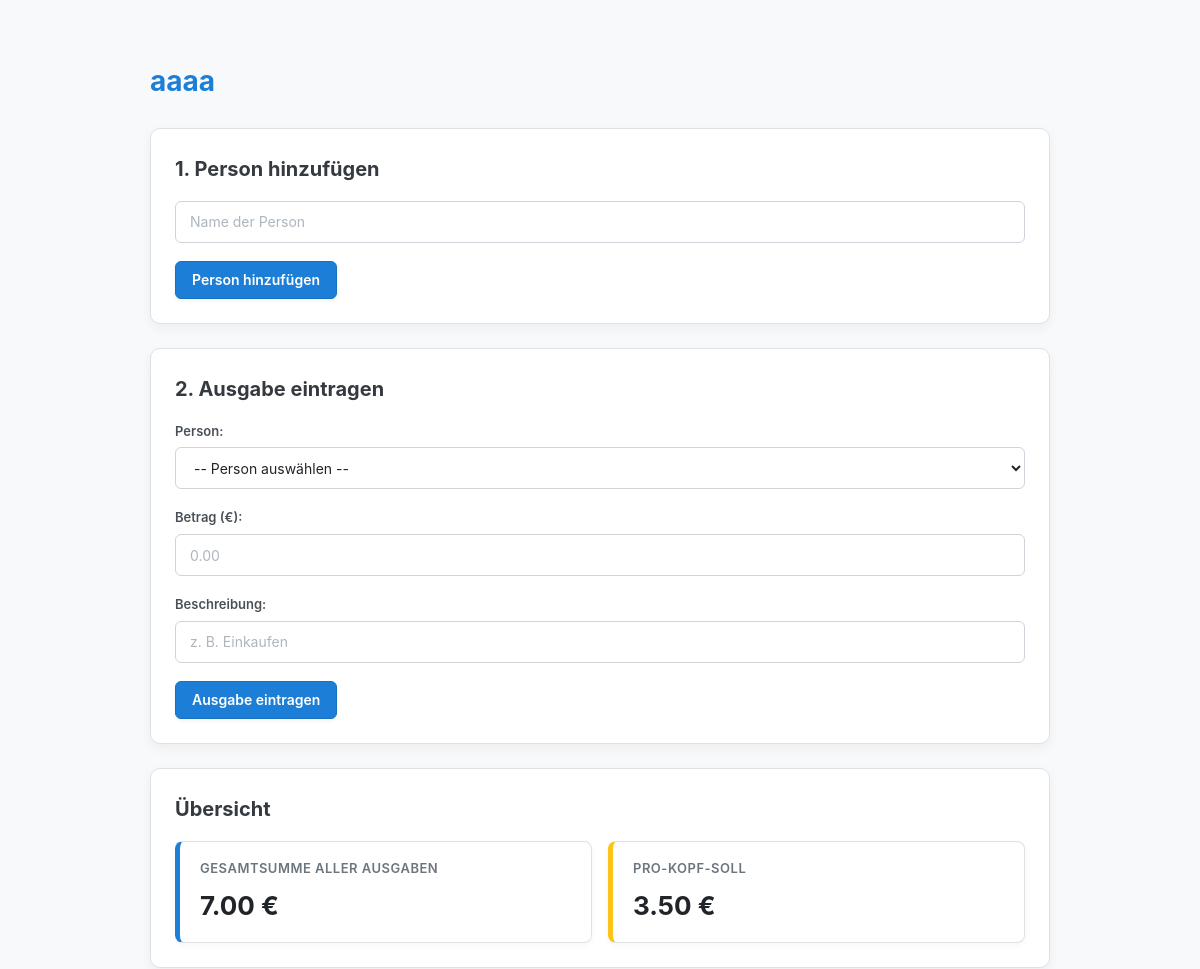
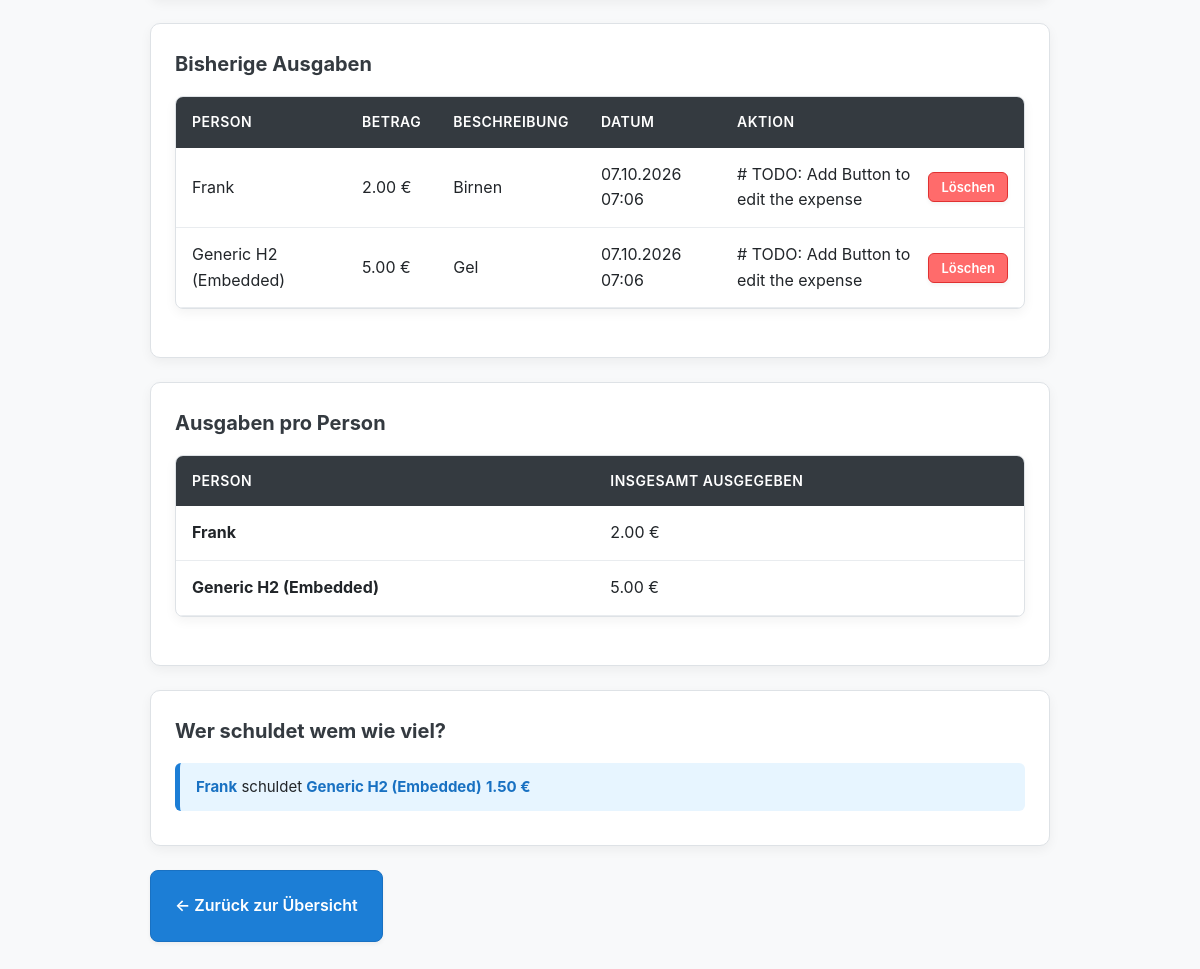
The app's page /thema/6/ with its own data (2 pictures, top to bottom).
### pool/models.py (models this page shows, shortened)
class Topic(models.Model):
    title = models.CharField(max_length=200)
    class Meta:
        db_table = 'pool_thema'

class Expense(models.Model):
    topic = models.ForeignKey(Topic, on_delete=models.CASCADE, related_name='expenses')
    person = models.ForeignKey(Person, on_delete=models.CASCADE, related_name='expenses')
    amount = models.DecimalField(max_digits=10, decimal_places=2)
    description = models.CharField(max_length=255)
    created_at = models.DateTimeField(auto_now_add=True)
    class Meta:
        db_table = 'pool_ausgabe'

class Person(models.Model):
    topic = models.ForeignKey(Topic, on_delete=models.CASCADE, related_name='people')
    name = models.CharField(max_length=100)
    def __str__(self):
        return self.name

### pool/views.py (the view, shortened to what this page needs)
# urls.py: path('thema/<int:topic_id>/', views.topic_detail, name='topic_detail'),
def topic_detail(request, topic_id):
    topic = get_object_or_404(Topic, id=topic_id)
    person_form = PersonForm()
    expense_form = ExpenseForm(topic=topic)
    people = Person.objects.filter(topic=topic)
    expenses = Expense.objects.filter(topic=topic).select_related('person')
    total_expenses_amount = expenses.aggregate(Sum('amount'))['amount__sum']
    total_expenses = float(total_expenses_amount) if total_expenses_amount is not None else 0.0
    person_count = people.count()
    per_person_share = (total_expenses / person_count) if person_count > 0 else 0.0
    people_summary = []
    for person in people:
        person_expense_total = expenses.filter(person=person).aggregate(Sum('amount'))['amount__sum']
        spent_amount = float(person_expense_total) if person_expense_total is not None else 0.0
        balance = spent_amount - per_person_share
        people_summary.append({
            'id': person.id,
            'name': person.name,
            'spent_amount': spent_amount,
            'balance': balance,
        })
    settlement_list = []
    debtors = [item for item in people_summary if item['balance'] < -0.01]
    creditors = [item for item in people_summary if item['balance'] > 0.01]
    debtors.sort(key=lambda item: item['balance'])
    creditors.sort(key=lambda item: item['balance'], reverse=True)
    while debtors and creditors:
        debtor = debtors[0]
        creditor = creditors[0]
        amount = min(abs(debtor['balance']), creditor['balance'])
        if amount <= 0.01:
            break
        settlement_list.append({
            'from_person': debtor['name'],
            'to_person': creditor['name'],
            'amount': round(amount, 2),
        })
        debtor['balance'] = round(debtor['balance'] + amount, 2)
        creditor['balance'] = round(creditor['balance'] - amount, 2)
        if debtor['balance'] >= -0.01:
            debtors.pop(0)
        else:
            debtors[0] = debtor
            debtors.sort(key=lambda item: item['balance'])
        if creditor['balance'] <= 0.01:
            creditors.pop(0)
        else:
            creditors[0] = creditor
            creditors.sort(key=lambda item: item['balance'], reverse=True)
    return render(request, 'pool/thema_detail.html', {
        'topic': topic,
        'people': people,
        'expenses': expenses,
        'total_expenses': total_expenses,
        'per_person_share': per_person_share,
        'person_form': person_form,
        'expense_form': expense_form,
        'people_summary': people_summary,
        'settlement_list': settlement_list,
    })

### pool/forms.py
class PersonForm(forms.ModelForm):
    class Meta:
        model = Person
        fields = ['name']
        widgets = {
            'name': forms.TextInput(attrs={
                'class': 'form-control',
                'placeholder': 'Name der Person'
            })
        }

class ExpenseForm(forms.ModelForm):
    class Meta:
        model = Expense
        fields = ['person', 'amount', 'description']
        widgets = {
            'person': forms.Select(attrs={'class': 'form-control'}),
            'amount': forms.NumberInput(attrs={
                'class': 'form-control',
                'step': '0.01',
                'placeholder': '0.00'
            }),
            'description': forms.TextInput(attrs={
                'class': 'form-control',
                'placeholder': 'z. B. Einkaufen'
            }),
        }
    def __init__(self, *args, **kwargs):
        topic = kwargs.pop('topic', None)
        super().__init__(*args, **kwargs)
        if topic:
            self.fields['person'].queryset = Person.objects.filter(topic=topic)
            self.fields['person'].empty_label = "-- Person auswählen --"

### pool/templates/pool/thema_detail.html (shortened to what this page needs)
{% load static %}
<!DOCTYPE html>
<html lang="de">
<head>
    <link rel="stylesheet" href="{% static 'pool/css/style.css' %}">
</head>
<body>
    <h1>{{ topic.title }}</h1>
    <div class="card">
    <h2>1. Person hinzufügen</h2>
    <form method="post">
        <div class="form-group">
            {{ person_form.name }}
        </div>
        <button type="submit" class="btn btn-primary">Person hinzufügen</button>
    </form>
</div>
<div class="card">
    <h2>2. Ausgabe eintragen</h2>
    {% if people %}
        <form method="post">
            <div class="form-group">
                <label>Person:</label>
                {{ expense_form.person }}
            </div>
            <div class="form-group">
                <label>Betrag (€):</label>
                {{ expense_form.amount }}
            </div>
            <div class="form-group">
                <label>Beschreibung:</label>
                {{ expense_form.description }}
            </div>
            <button type="submit" class="btn btn-primary">Ausgabe eintragen</button>
        </form>
    {% else %}
        <p style="color: #868e96; margin: 0;"><em>Bitte lege zuerst mindestens eine Person an.</em></p>
    {% endif %}
</div>
<div class="card">
    <h2>Übersicht</h2>
    <div class="stats-grid">
        <div class="stat-card">
            <div class="stat-label">Gesamtsumme aller Ausgaben</div>
            <div class="stat-value">{{ total_expenses|floatformat:2 }} €</div>
        </div>
        <div class="stat-card accent">
            <div class="stat-label">Pro-Kopf-Soll</div>
            <div class="stat-value">{{ per_person_share|floatformat:2 }} €</div>
        </div>
    </div>
</div>
     <div class="card">
    <h2>Bisherige Ausgaben</h2>
<table>
    <thead>
        <tr>
            <th>Person</th>
            <th>Betrag</th>
            <th>Beschreibung</th>
            <th>Datum</th>
            <th>Aktion</th>
        </tr>
    </thead>
    <tbody>
        {% for expense in expenses %}
            <tr>
                <td>{{ expense.person.name }}</td>
                <td>{{ expense.amount }} €</td>
                <td>{{ expense.description }}</td>
                <td>{{ expense.created_at|date:"d.m.Y H:i" }}</td>
                <td>
    <div class="action-group">
    # TODO: Add Button to edit the expense
        <form method="POST" class="form-inline">
            <button type="submit" class="btn btn-danger btn-sm">
                Löschen
            </button>
        </form>
    </div>
</td>
            </tr>
        {% empty %}
            <tr>
                <td colspan="5">Bisher wurden noch keine Ausgaben eingetragen.</td>
            </tr>
        {% endfor %}
    </tbody>
</table>
</div>
<div class="card">
    <h2>Ausgaben pro Person</h2>
    <table>
        <thead>
            <tr>
                <th>Person</th>
                <th>Insgesamt ausgegeben</th>
            </tr>
        </thead>
        <tbody>
            {% for person_summary in people_summary %}
                <tr>
                    <td><strong>{{ person_summary.name }}</strong></td>
                    <td>{{ person_summary.spent_amount|floatformat:2 }} €</td>
                </tr>
            {% empty %}
                <tr>
                    <td colspan="2">Noch keine Personen vorhanden.</td>
                </tr>
            {% endfor %}
        </tbody>
    </table>
</div>
<div class="card">
    <h2>Wer schuldet wem wie viel?</h2>
    {% if settlement_list %}
        <ul class="ausgleich-list">
            {% for entry in settlement_list %}
                <li class="ausgleich-item">
                    <span><strong>{{ entry.from_person }}</strong> schuldet <strong>{{ entry.to_person }}</strong> <strong>{{ entry.amount|floatformat:2 }} €</strong></span>
                </li>
            {% endfor %}
        </ul>
    {% else %}
        <p style="color: #495057; margin: 0;">Es sind keine Ausgleichszahlungen notwendig (alle Ausgaben sind ausgeglichen).</p>
    {% endif %}
</div>
<div style="margin-bottom: 24px;">
    <a href="{% url 'topics_list' %}" class="btn btn-primary btn-lg">
        &larr; Zurück zur Übersicht
    </a>
</div>
</body>
</html>

### pool/static/pool/css/style.css (style rules this page uses)
body { font-family: -apple-system, BlinkMacSystemFont, "Segoe UI", Roboto, Helvetica, Arial, sans-serif; color: #212529; background-color: #f8f9fa; margin: 0 auto; max-width: 900px; padding: 40px 20px; line-height: 1.6; }
h1 { color: #1c7ed6; margin-bottom: 24px; font-size: 28px; }
h2 { color: #343a40; margin-top: 0; margin-bottom: 16px; font-size: 20px; }
.card { background-color: #ffffff; border-radius: 10px; border: 1px solid #dee2e6; box-shadow: 0 4px 12px rgba(0, 0, 0, 0.05); padding: 24px; margin-bottom: 24px; }
table { width: 100%; border-collapse: separate; border-spacing: 0; background-color: #ffffff; border-radius: 8px; overflow: hidden; border: 1px solid #dee2e6; box-shadow: 0 4px 12px rgba(0, 0, 0, 0.05); margin-bottom: 24px; }
th { background-color: #343a40; color: #ffffff; font-weight: 600; font-size: 14px; letter-spacing: 0.5px; text-transform: uppercase; padding: 14px 16px; text-align: left; }
td { padding: 14px 16px; text-align: left; border-bottom: 1px solid #e9ecef; }
.btn { display: inline-flex; align-items: center; justify-content: center; height: 38px; padding: 0 16px; font-size: 14px; font-weight: 600; font-family: inherit; text-decoration: none; border-radius: 6px; box-sizing: border-box; cursor: pointer; transition: all 0.2s cubic-bezier(0.165, 0.84, 0.44, 1); box-shadow: 0 2px 4px rgba(0, 0, 0, 0.05); }
.btn-sm { height: 30px; padding: 0 12px; font-size: 13px; }
.btn-danger { background-color: #ff6b6b; color: #ffffff; border: 1px solid #e03131; }
.btn-primary { background-color: #1c7ed6; color: #ffffff; border: 1px solid #1971c2; }
.action-group { display: flex; align-items: center; gap: 8px; }
.form-inline { display: contents; }
.stats-grid { display: grid; grid-template-columns: repeat(auto-fit, minmax(220px, 1fr)); gap: 16px; margin-top: 16px; }
.stat-card { background-color: #ffffff; border-radius: 8px; padding: 16px 20px; border: 1px solid #dee2e6; border-left: 5px solid #1c7ed6; box-shadow: 0 2px 6px rgba(0, 0, 0, 0.04); }
.stat-card.accent { border-left-color: #fcc419; }
.stat-label { font-size: 13px; text-transform: uppercase; letter-spacing: 0.5px; color: #6c757d; font-weight: 600; margin-bottom: 6px; }
.stat-value { font-size: 26px; font-weight: 700; color: #212529; }
.form-group { margin-bottom: 18px; }
label { display: block; font-size: 13px; font-weight: 600; color: #495057; margin-bottom: 6px; text-transform: none; letter-spacing: normal; }
input[type="text"], input[type="number"], select { width: 100%; height: 42px; padding: 0 14px; font-size: 14px; font-family: inherit; color: #212529; background-color: #ffffff; border: 1px solid #ced4da; border-radius: 6px; box-sizing: border-box; transition: border-color 0.15s ease-in-out, box-shadow 0.15s ease-in-out; }
input::placeholder { color: #adb5bd; }
.ausgleich-list { list-style: none; padding: 0; margin: 16px 0 0 0; }
.ausgleich-item { display: flex; align-items: center; background-color: #e7f5ff; border-left: 5px solid #1c7ed6; padding: 12px 16px; border-radius: 6px; margin-bottom: 10px; font-size: 15px; }
.ausgleich-item strong { color: #1971c2; }
.btn-lg { height: 72px; !important; padding: 0 24px; !important; font-size: 16px; !important; border-radius: 8px; !important; }

### records on screen
Topic: title "aaaa"
Expense: person.name "Frank", amount "2.00", description "Birnen", created_at "07.10.2026 07:06"
Expense: person.name "Generic H2 (Embedded)", amount "5.00", description "Gel", created_at "07.10.2026 07:06"
Person: name "Frank", from_person "Frank"
Person: name "Generic H2 (Embedded)", to_person "Generic H2 (Embedded)"

### other values on screen
{{ total_expenses|floatformat:2 }} "7.00"
{{ per_person_share|floatformat:2 }} "3.50"
{{ person_summary.spent_amount|floatformat:2 }} "2.00" "5.00"
{{ entry.amount|floatformat:2 }} "1.50"
